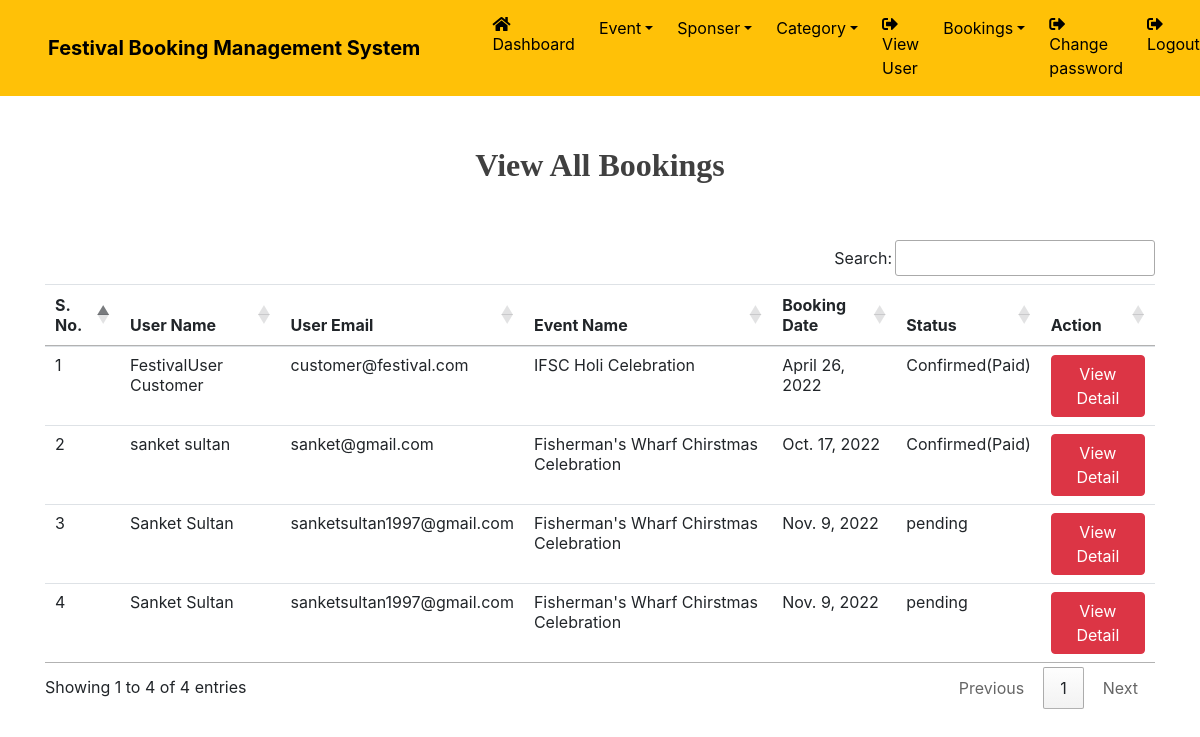
Page /all_booking (signed in) on the committed database.
### EBS2021/models.py (models this page shows, shortened)
class Booking(models.Model):
    userinfo =models.ForeignKey(UserSignup,on_delete=models.CASCADE)
    eventinfo = models.ForeignKey(Event, on_delete=models.CASCADE)
    person=models.CharField(max_length=100,null=True)
    total=models.CharField(max_length=100,null=True)
    status = models.CharField(max_length=20,null=True)
    bookingdate = models.DateField(null=True)
    cardno = models.CharField(max_length=20,null=True)
    cvv = models.CharField(max_length=10,null=True)
    expirydate = models.CharField(max_length=50,null=True)

class UserSignup(models.Model):
    user = models.ForeignKey(User,on_delete=models.CASCADE)
    mobile = models.CharField(max_length=15,null=True)
    image = models.FileField(null=True)
    address = models.CharField(max_length=300,null=True,default=None)
    regdate = models.DateTimeField(auto_now_add=True,blank=True)

class Event(models.Model):
    eventname=models.CharField(max_length=100,null=True)
    image = models.FileField(null=True)
    category=models.CharField(max_length=100,null=True)
    description = models.CharField(max_length=300,null=True)
    startdate=models.DateField(null=True)
    enddate=models.DateField(null=True)
    venue=models.CharField(max_length=300,null=True)
    entryprice=models.CharField(max_length=100,null=True)
    creationdate = models.DateTimeField(default=datetime.now, blank=True)

### EBS2021/views.py (the view)
# urls.py: path('all_booking',all_booking ,name="all_booking"),
def all_booking(request):
    if not request.user.is_authenticated:
        return redirect('Login')
    b = Booking.objects.all()
    return render(request ,"all_booking.html",locals())

### EBS2021/templates/all_booking.html (shortened to what this page needs)
{% load static %}
{% block body %}
{% include 'header.html' %}
<link rel = stylesheet href="https://cdn.datatables.net/1.10.20/css/jquery.dataTables.min.css">
<link rel = stylesheet href="https://cdn.datatables.net/buttons/1.6.1/css/buttons.dataTables.min.css">
<div class="container" style="margin-top: 50px;">
    <h2 class = "text-center" style = "color : #404040 ; font-weight : bold ;
    font-family : Castellar"> View All Bookings </h2>
<br><br>
<table class="table table-hover table-responsive-lg"id="example">
    <thead>
        <tr>
           <th>S. No.</th>
            <th>User Name</th>
            <th>User Email</th>
            <th>Event Name</th>
            <th>Booking Date</th>
            <th>Status</th>
            <th>Action</th>
        </tr>
    </thead>
    <tbody>
        {% for i in b %}
        <tr>
            <td>{{forloop.counter}}</td>
            <td>{{i.userinfo.user.first_name}} {{i.userinfo.user.last_name}}</td>
            <td>{{i.userinfo.user.username}}</td>
            <td>{{i.eventinfo.eventname}}</td>
            <td>{{i.bookingdate}}</td>
            <td>{{i.status}}</td>
            <td>
               <a href="{% url 'bookingdetail_admin' i.id %}" class="btn btn-danger">View Detail</a></td>
        </tr>
        {% endfor %}
    </tbody>
</table>
</div>
{% endblock %}

### rows in the picture
Booking: userinfo.user.first_name "FestivalUser", userinfo.user.last_name "Customer", userinfo.user.username "customer@festival.com", eventinfo.eventname "IFSC Holi Celebration", bookingdate "April 26, 2022", status "Confirmed(Paid)"
Booking: userinfo.user.first_name "sanket", userinfo.user.last_name "sultan", userinfo.user.username "sanket@gmail.com", eventinfo.eventname "Fisherman's Wharf Chirstmas Celebration", bookingdate "Oct. 17, 2022", status "Confirmed(Paid)"
Booking: userinfo.user.first_name "Sanket", userinfo.user.last_name "Sultan", userinfo.user.username "sanketsultan1997@gmail.com", eventinfo.eventname "Fisherman's Wharf Chirstmas Celebration", bookingdate "Nov. 9, 2022", status "pending"
Booking: userinfo.user.first_name "Sanket", userinfo.user.last_name "Sultan", userinfo.user.username "sanketsultan1997@gmail.com", eventinfo.eventname "Fisherman's Wharf Chirstmas Celebration", bookingdate "Nov. 9, 2022", status "pending"
